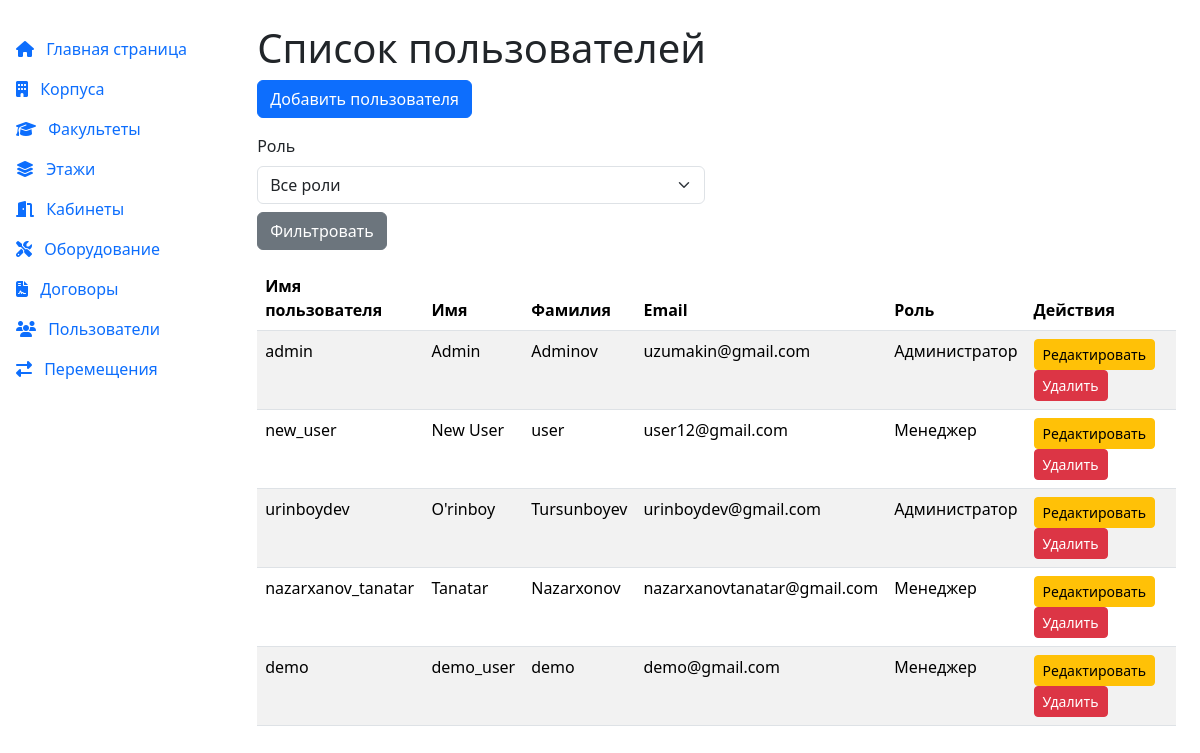
The app's page /custom_admin/users/ (signed in) with its own data.
### user/models.py (models this page shows, shortened)
class User(AbstractUser):
    class Role(models.TextChoices):
        ADMIN = 'admin', 'Администратор'
        MANAGER = 'manager', 'Менеджер'
    role = models.CharField(
        max_length=10,
        choices=Role.choices,
        default=Role.MANAGER,
        verbose_name="Роль"
    )
    username = models.CharField(max_length=150, unique=True, verbose_name="Логин")
    first_name = models.CharField(max_length=100, verbose_name="Имя")
    last_name = models.CharField(max_length=100, verbose_name="Фамилия")
    phone_number = models.CharField(max_length=20, null=True, blank=True, verbose_name="Телефонный номер")
    email = models.EmailField(unique=True, verbose_name="Электронная почта")
    profile_picture = models.ImageField(upload_to='profile_pics/', null=True, blank=True, verbose_name="Фото профиля")
    plain_password = models.CharField(max_length=128, blank=True, null=True, verbose_name="Исходный пароль")
    def is_admin(self):
        return self.role == self.Role.ADMIN

### custom_admin/views.py (the view)
# urls.py: path('users/', views.UserListView.as_view(), name='user_list'),
class UserListView(AdminOrManagerMixin, ListView):
    model = User
    template_name = 'custom_admin/user_list.html'
    context_object_name = 'users'
    paginate_by = 10
    def get_queryset(self):
        queryset = User.objects.all()
        role = self.request.GET.get('role')
        if role:
            queryset = queryset.filter(role=role)
        return queryset

### custom_admin/views.py (called while the page is built)
    def dispatch(self, request, *args, **kwargs):
        if not request.user.is_authenticated:
            return redirect('custom_admin:login')
        if not (request.user.is_admin() or request.user.is_manager()):
            return render(request, 'custom_admin/error.html', {
                'error': 'Доступ только для администраторов или менеджеров'
            }, status=403)
        return super().dispatch(request, *args, **kwargs)

### custom_admin/templates/custom_admin/user_list.html (shortened to what this page needs)
{% extends 'custom_admin/base.html' %}
{% block content %}
    <h1>Список пользователей</h1>
    <a href="{% url 'custom_admin:user_create' %}" class="btn btn-primary mb-3">Добавить пользователя</a>
    <form method="get" class="mb-3">
        <div class="row">
            <div class="col-md-6">
                <label for="role" class="form-label">Роль</label>
                <select name="role" id="role" class="form-select">
                    <option value="">Все роли</option>
                </select>
            </div>
        </div>
        <button type="submit" class="btn btn-secondary mt-2">Фильтровать</button>
    </form>
    <table class="table table-striped">
        <thead>
            <tr>
                <th>Имя пользователя</th>
                <th>Имя</th>
                <th>Фамилия</th>
                <th>Email</th>
                <th>Роль</th>
                <th>Действия</th>
            </tr>
        </thead>
        <tbody>
            {% for user in users %}
                <tr>
                    <td>{{ user.username }}</td>
                    <td>{{ user.first_name|default:"—" }}</td>
                    <td>{{ user.last_name|default:"—" }}</td>
                    <td>{{ user.email|default:"—" }}</td>
                    <td>{{ user.get_role_display }}</td>
                    <td>
                        <a href="{% url 'custom_admin:user_edit' user.pk %}" class="btn btn-sm btn-warning">Редактировать</a>
                        <a href="{% url 'custom_admin:user_delete' user.pk %}" class="btn btn-sm btn-danger">Удалить</a>
                    </td>
                </tr>
            {% empty %}
                <tr>
                    <td colspan="6">Пользователи не найдены.</td>
                </tr>
            {% endfor %}
        </tbody>
    </table>
{% endblock %}

### records on screen
User: username "admin", first_name "Admin", last_name "Adminov", email "uzumakin@gmail.com", role "Администратор"
User: username "new_user", first_name "New User", last_name "user", email "user12@gmail.com", role "Менеджер"
User: username "urinboydev", first_name "O'rinboy", last_name "Tursunboyev", email "urinboydev@gmail.com", role "Администратор"
User: username "nazarxanov_tanatar", first_name "Tanatar", last_name "Nazarxonov", email "nazarxanovtanatar@gmail.com", role "Менеджер"
User: username "demo", first_name "demo_user", last_name "demo", email "demo@gmail.com", role "Менеджер"
